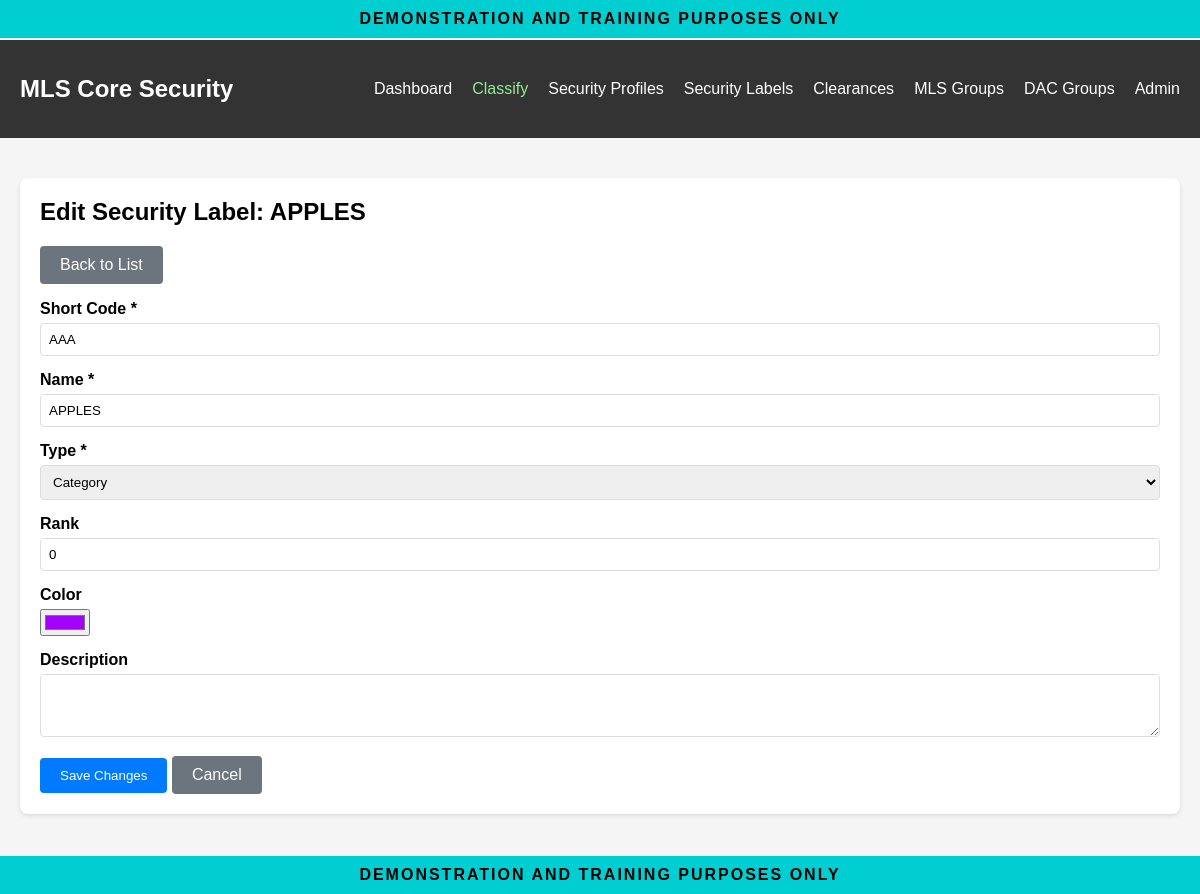
/mls/labels/3/edit/ (signed in), run on the app's committed database.
### mls_core/models.py (models this page shows, shortened)
class SecurityLabel(models.Model):
    class LabelType(models.TextChoices):
        LEVEL = "LVL", "Level"
        CATEGORY = "CAT", "Category"
    short_code = models.CharField(
        max_length=10,
        unique=True,
        help_text="Short code (e.g., 'TS', 'S', 'CRYPTO')"
    )
    name = models.CharField(
        max_length=100,
        help_text="Full name of the label"
    )
    label_type = models.CharField(
        max_length=3,
        choices=LabelType.choices,
        default=LabelType.CATEGORY,
        help_text="Level (hierarchical) or Category (compartment)"
    )
    rank = models.IntegerField(
        default=0,
        help_text="For levels: higher rank = more sensitive. Categories ignore this."
    )
    description = models.TextField(
        blank=True,
        help_text="Description of what this label means"
    )
    color = models.CharField(
        max_length=7,
        default="#808080",
        help_text="Color code for display (hex format)"
    )
    created_at = models.DateTimeField(auto_now_add=True)
    updated_at = models.DateTimeField(auto_now=True)
    class Meta:
        ordering = ['label_type', '-rank', 'name']
        verbose_name = "Security Label"
        verbose_name_plural = "Security Labels"
        permissions = [
            ("manage_labels", "Can manage security labels"),
        ]

### mls_core/views.py (the view, shortened to what this page needs)
# urls.py: path('labels/<int:label_id>/edit/', views.label_edit, name='label_edit'),
@login_required
@permission_required('mls_core.senior_security_manager', raise_exception=True)
def label_edit(request, label_id):
    label = get_object_or_404(SecurityLabel, pk=label_id)
    context = {
        'label': label,
        'label_types': SecurityLabel.LabelType.choices,
    }
    return render(request, 'mls_core/label_edit.html', context)

### mls_core/templates/mls_core/label_edit.html (shortened to what this page needs)
{% extends "mls_core/base.html" %}
{% block content %}
<div class="card">
    <h2>Edit Security Label: {{ label.name }}</h2>
    <p><a href="{% url 'mls_core:label_list' %}" class="btn btn-secondary">Back to List</a></p>
    <form method="post">
        <div class="form-group">
            <label for="short_code">Short Code *</label>
            <input type="text" id="short_code" name="short_code" required maxlength="10" value="{{ label.short_code }}">
        </div>
        <div class="form-group">
            <label for="name">Name *</label>
            <input type="text" id="name" name="name" required maxlength="100" value="{{ label.name }}">
        </div>
        <div class="form-group">
            <label for="label_type">Type *</label>
            <select id="label_type" name="label_type" required>
                {% for value, display in label_types %}
                    <option value="{{ value }}" {% if label.label_type == value %}selected{% endif %}>{{ display }}</option>
                {% endfor %}
            </select>
        </div>
        <div class="form-group">
            <label for="rank">Rank</label>
            <input type="number" id="rank" name="rank" value="{{ label.rank }}" min="0">
        </div>
        <div class="form-group">
            <label for="color">Color</label>
            <input type="color" id="color" name="color" value="{{ label.color }}">
        </div>
        <div class="form-group">
            <label for="description">Description</label>
            <textarea id="description" name="description" rows="3">{{ label.description }}</textarea>
        </div>
        <button type="submit" class="btn">Save Changes</button>
        <a href="{% url 'mls_core:label_list' %}" class="btn btn-secondary">Cancel</a>
    </form>
</div>
{% endblock %}

### mls_core/templates/mls_core/base.html (style rules this page uses)
body { font-family: Arial, sans-serif; margin: 0; padding: 0; background-color: #f5f5f5; padding-top: 40px; padding-bottom: 40px; }
.card { background-color: white; padding: 20px; border-radius: 8px; box-shadow: 0 2px 4px rgba(0,0,0,0.1); margin-bottom: 20px; }
.card h2 { margin-top: 0; }
.btn { display: inline-block; padding: 10px 20px; background-color: #007bff; color: white; text-decoration: none; border-radius: 4px; border: none; cursor: pointer; }
.btn-secondary { background-color: #6c757d; }
.form-group { margin-bottom: 15px; }
.form-group label { display: block; margin-bottom: 5px; font-weight: bold; }
.form-group input[type="text"], .form-group input[type="number"], .form-group input[type="date"], .form-group select, .form-group textarea { width: 100%; padding: 8px; border: 1px solid #ddd; border-radius: 4px; box-sizing: border-box; }

### data on the page
SecurityLabel: name "APPLES", short_code "AAA", label_type "Category", rank "0", color "#a202f7"
